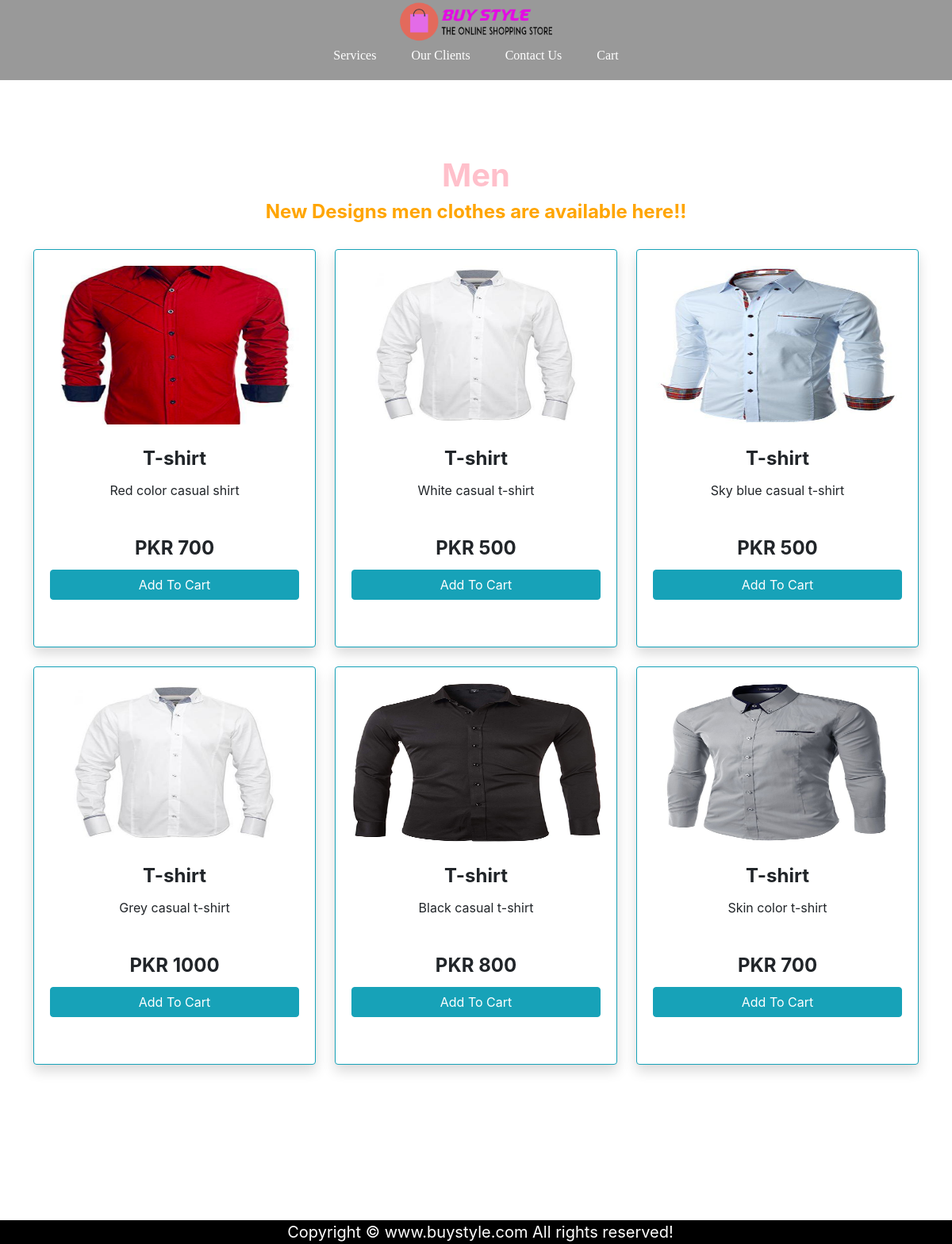
The app's page /pages/men.php with its own data.
### tables this page shows
CREATE TABLE `gallery` (
  `product_id` int(50) NOT NULL,
  `product_image` varchar(500) NOT NULL,
  `product_title` varchar(50) NOT NULL,
  `product_discription` varchar(300) NOT NULL,
  `product_price` int(50) NOT NULL
);

### pages/men.php (the view, shortened to what this page needs)
<?php
include ('../admin/dist/connection.php');
?>
<!DOCTYPE html>
<html lang="en">
<head>
    <link rel="stylesheet" href="../css/style.css"/>
    <link rel="stylesheet" href="../css/styles.css"/>
</head>
<body>
    <nav id="navbar">
        <div id="logo">
            <a href="../index.php"><img src="../img/logo.png" alt="Online Shopping Store" /></a>
        </div>
        <div>
            <ul>
                <li class="item"><a href="../#services">Services</a></li>
                <li class="item"><a href="../#client-section">Our Clients</a></li>
                <li class="item"><a href="../#contact">Contact Us</a></li>
                <li class="item"><a href="./cart.php">Cart</a></li>
            </ul>
        </div>
    </nav>
        <section class="page-section" id="gallery">
               <div class="container">
       <h1 style="text-align:center; color:pink;">Men</h1>
       <h4 style="text-align:center; color:orange;">New Designs men clothes are available here!!</h4>
        <div class="row">
            <?php
                  $query="SELECT * FROM gallery";
                  $data=mysqli_query($mycon,$query);
                  $total=mysqli_num_rows($data);
                  if($total!=0) {
                    while ($rows=mysqli_fetch_assoc($data)) {
                      ?>
                    <div class="col-lg-4 mt-20pk"><br>
                    <div class="card shadow bg-white rounded border-info">
                    <div class="card-body cd " style="height: 500px;">
                        <img src="../admin/dist/<?php echo $rows['product_image'];?> " width="" height="200;" class="card-img-top" alt="Products Image"/>
                        <h4 class="card-title text-center"><?php echo "<br>".$rows['product_title'];?></h4>
                        <p class="car-text text-center"><?php echo $rows['product_discription'];?></p>
                        <h4 class="card-title text-center"><?php echo "<br> PKR ".$rows['product_price'];?></h4>
                        <form action="addToCart1.php" method="post">
                            <button type="submit" name="order" class="btn btn-info btn-block" height="" width="50px">Add To Cart</button>
                        </form>
                    </div>
                    </div>
                    </div>
                    <?php
                    }
                  }
                  else{
                       echo "";
                  }
               ?>
        </div>
    </div>
        </section>
        <footer>
            <div class="text-center">
                Copyright &copy; www.buystyle.com All rights reserved!
            </div>
        </footer>

### css/style.css (style rules this page uses)
* { margin: 0; padding: 0; box-sizing: border-box; }
html { scroll-behavior: smooth; }
#navbar { display: flex; align-items: center; position: relative; }
#logo img { height: 55px; }
#navbar ul { display: flex; font-family: "Bree Serif", serif; }
#navbar::before { content: ""; background-color: black; position: absolute; height: 100%; width: 100%; top: 0px; left: 0px; z-index: -1; opacity: 0.4; }
#navbar ul li { list-style: none; font-size: 1.3rem; }
#navbar ul li a { color: white; display: block; padding: 3px 22px; border-radius: 20px; text-decoration: none; }
footer { margin-top: 100px; padding-top: 100px; background-color: black; color: white; padding: 0px 9px 0px 20px; font-size: 20px; }
.text-center { text-align: center; }
@media only screen and (max-width: 1220px) { #navbar { flex-direction: column; } }
@media only screen and (max-width: 1220px) { #navbar ul li a { font-size: 1rem; } }

### records on screen
gallery: product_image (picture), product_title "T-shirt", product_discription "Red color casual shirt", product_price "700"
gallery: product_image (picture), product_title "T-shirt", product_discription "White casual t-shirt", product_price "500"
gallery: product_image (picture), product_title "T-shirt", product_discription "Sky blue casual t-shirt", product_price "500"
gallery: product_image (picture), product_title "T-shirt", product_discription "Grey casual t-shirt", product_price "1000"
gallery: product_image (picture), product_title "T-shirt", product_discription "Black casual t-shirt", product_price "800"
gallery: product_image (picture), product_title "T-shirt", product_discription "Skin color t-shirt", product_price "700"
